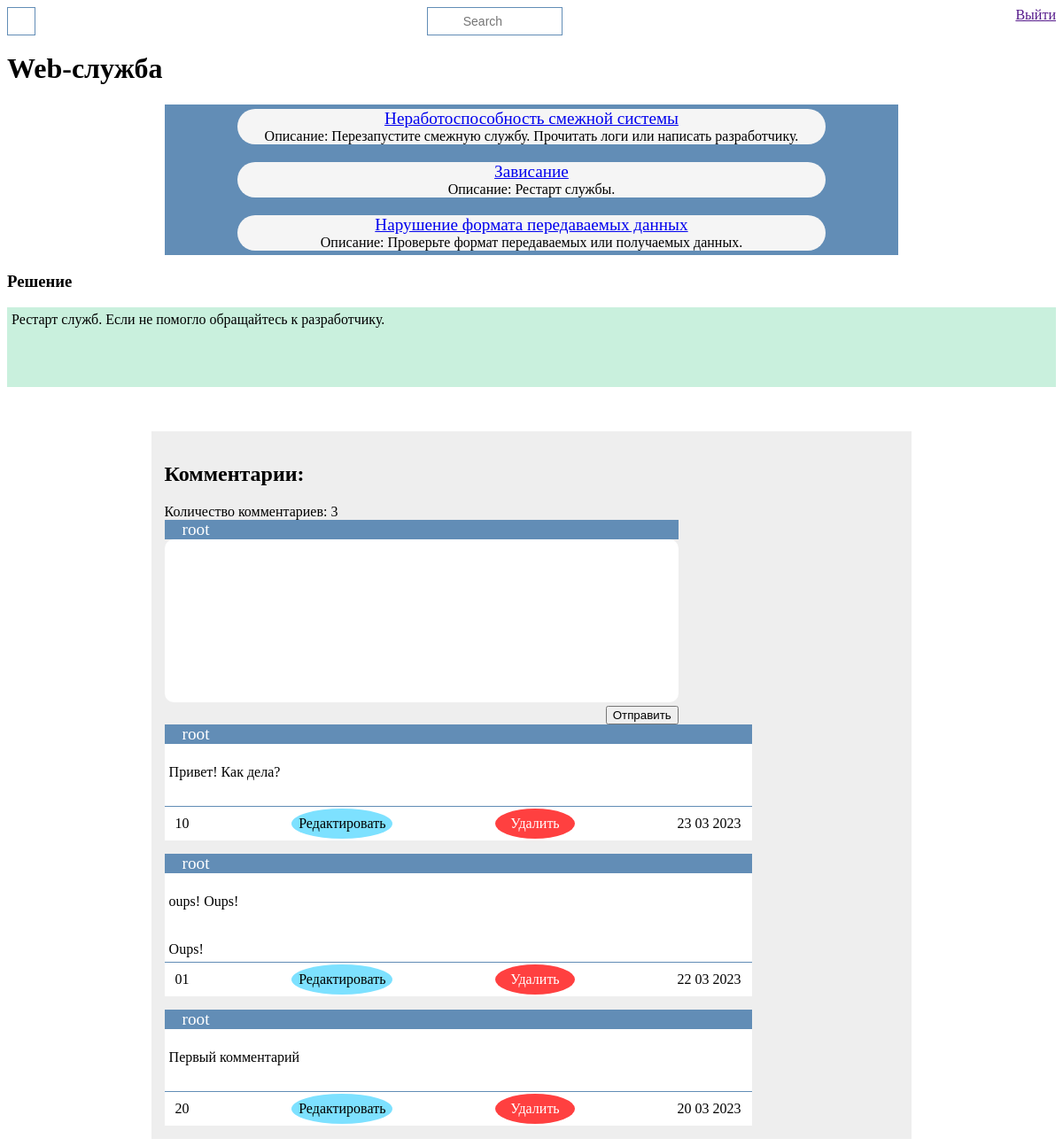
/problem/1 (signed in), run on the app's committed database.
### problem/models.py (models this page shows, shortened)
class Problem(models.Model):
    name        = models.CharField(max_length=100)
    description = models.CharField(max_length=150, blank=True)
    solution    = models.TextField(blank=True)
    comments    = GenericRelation("Comment")

class Symptom(models.Model):
    name        = models.CharField(max_length=100)
    description = models.TextField(blank=True)
    problem     = models.ForeignKey(Problem, on_delete=models.CASCADE)
    comments    = GenericRelation('Comment')
    def get_absolute_url(self):
        return reverse("symptom_detail", kwargs={"pk": self.pk})

class Comment(MPTTModel):
    parent = TreeForeignKey('self', blank=True, null=True, verbose_name="Родительская категория", related_name="children", on_delete=models.CASCADE, editable=False)
    user = models.ForeignKey(User, blank=True, null=True, on_delete=models.CASCADE, verbose_name="Пользователь")
    body = models.TextField(verbose_name="Комментарий")
    like = models.IntegerField(default=0, verbose_name="like")
    dislike = models.IntegerField(default=0, verbose_name="dislike")
    user_like = models.ManyToManyField(User, verbose_name="Кто поставил лайк", related_name="users_like", blank=True)
    user_dislike = models.ManyToManyField(User, verbose_name="Кто поставил дизлайк", related_name="users_dislike", blank=True)
    count_comment = models.IntegerField(default=0, verbose_name="Количество комментариев")
    is_active = models.BooleanField(default=False, verbose_name="Модерация")
    created = models.DateTimeField(auto_now_add=True, verbose_name="Создан")
    updated = models.DateTimeField(auto_now=True, verbose_name="Обновлен")
    content_type = models.ForeignKey(ContentType, on_delete=models.CASCADE)
    object_id = models.PositiveIntegerField()
    content_object = GenericForeignKey("content_type", "object_id")
    class Meta:
        verbose_name = "Комментарий"
        verbose_name_plural = "Коментарии"
        ordering = ["-created"]

### problem/views.py (the view)
# urls.py: path('problem/<slug:pk>', views.ProblemDetailView.as_view(), name="problem_detail"),
class ProblemDetailView(generic.DetailView):
    model = Problem

### problem/templatetags/forms.py
class CommentForm(forms.ModelForm):
    class Meta:
        model = Comment
        fields = ("body",)
        labels = {
            "body": ""
        }

### problem/templatetags/comments.py (called while the page is built)
@register.inclusion_tag(filename="add_comment.html")
def add_comment(obj, request):
    form_initial = {"content_type": ContentType.objects.get_for_model(obj), "object_id": obj.pk}
    comments = obj.comments.filter(is_active=True).order_by("-created")
    all_coments = comments.count()
    paginator = Paginator(comments, 5)
    page = request.GET.get('page')
    comments = paginator.get_page(page)
    form = CommentForm(initial=form_initial)
    return {
        "comments": comments,
        "all_comment": all_coments,
        "request": request,
        "form": form,
        "obj": obj,
        "content_type": ContentType.objects.get_for_model(obj),
    }

### problem/templates/problem/problem_detail.html
{% extends 'base_generic.html' %}
{% block content %}
    <h1> {{ problem.name }}</h1>
    <div class="symptoms-container">
        {% for symptom in problem.symptom_set.all %}
        <div class="symptom">
            <div class="symptom-name">
                <a href="{{ symptom.get_absolute_url }}">{{ symptom.name }}</a>
            </div>
            <div class="symptom-description">
                Описание: {{ symptom.description }}
            </div>
        </div>
        {% endfor %}
    </div>
    <h3> Решение </h3>
    <div class="problem-solution">
        {{ problem.solution }}
    </div>
{% endblock content %}
{% block comment %}
    {% load comments %}
    {% add_comment problem request %}
{% endblock comment %}

### problem/templates/add_comment.html (shortened to what this page needs)
<div class="comment-tree">
    <h2 class="subtitle is-4">Комментарии:</h2>
    <span class="comment-count">Количество комментариев: {{ all_comment }}</span>
    {% if request.user.is_authenticated %}
        <form action="/add_comment" method="post" class="mb-6">
            <span class="username">{{ request.user }}</span>
            <div class="comment-text">
            {{ form }}
            </div>
            <div class="field">
                <div class="control">
                    <button class="button is-success">Отправить</button>
                </div>
            </div>
        </form>
    {% endif %}
    <div class="comment-container">
        {% for comment in comments %}
            <div class="comment">
                <span class="comment-author">{{ comment.user }}</span>
                <div class="comment-body">
                    {{ comment.body.strip }}
                </div>
                <div class="comment-footer">
                    <div class="ld-container" data-id="{{ comment.pk }}">
                        {% if request.user in comment.user_like.all %}
                            <span class="likes selected">{{ comment.like }} </span>
                        {% else %}
                        <span class="likes">{{ comment.like }} </span>
                        {% endif %}
                        {% if request.user in comment.user_dislike.all %}
                            <span class="dislikes selected">{{ comment.dislike }}</span>
                        {% else %}
                            <span class="dislikes">{{ comment.dislike }}</span>
                        {% endif %}
                    </div>
                    {% if request.user == comment.user or request.user.admin %}
                        <span class="comment-edit">Редактировать</span>
                        <span class="comment-delete">Удалить</span>
                    {% endif %}
                    <span class="comment-date">
                        {{ comment.created|date:"d m Y" }}
                    </span>
                </div>
            </div>
        {% endfor %}
    </div>
</div>

### problem/static/css/style.css (style rules this page uses)
:root { --main-container-bg-color: #eee; --main-border-color: #628DB6; --main-solution-color: #c9f0dd; --main-card-bg-color: whitesmoke; --hover-color: rgb(175, 175, 175); --comment-color: rgb(125, 225, 255); --comment-color-hover: rgb(79, 209, 248); --dangerous-color: #FF4040; }
.problem-solution { background-color: var(--main-solution-color); min-height: 80px; padding: 5px; }
.symptoms-container { background-color: var(--main-border-color); width: 70%; margin: auto; display: flex; flex-direction: column; gap: 10px; justify-content: center; align-items: center; }
.symptom { background-color: var(--main-card-bg-color); margin: 5px; display: flex; width: 80%; flex-direction: column; align-items: center; border-radius: 20px; }
.symptom-name { font-size: larger; }
.comment-tree { display: flex; width: 70%; margin: auto; margin-top: 50px; padding: 15px; background-color: var(--main-container-bg-color); justify-content: center; flex-direction: column; }
.mb-6 { display: flex; flex-direction: column; width: 70%; justify-content: center; }
.username, .comment-author { padding-left: 20px; background-color: var(--main-border-color); color: white; font-size: larger; }
#id_body { width: 100%; box-sizing: border-box; min-height: 60px; resize: none; word-wrap: break-word; overflow: hidden; border: none; font-size: 16px; border-radius: 10px; }
.control { display: flex; justify-content: flex-end; }
.comment-container { display: flex; flex-direction: column; gap: 15px; }
.comment { display: flex; justify-content: center; flex-direction: column; width: 80%; }
.comment-body { min-height: 60px; padding: 5px; background-color: white; border-bottom:1px solid var(--main-border-color); white-space: pre-line; }
.comment-footer { display: flex; min-height: 20px; padding-left: 10px; padding-right: 10px; justify-content: space-between; background-color: white; }
.comment-footer > * { display: flex; justify-content: center; align-items: center; margin: 2px; }
.likes, .dislikes { cursor: pointer; }
.likes::before { content: url('https://api.iconify.design/uiw/like-o.svg'); }
.likes.selected::before { content: url('https://api.iconify.design/uiw/like-o.svg?color=green'); }
.dislikes::before { content: url('https://api.iconify.design/uiw/dislike-o.svg'); }
.dislikes.selected::before { content: url('https://api.iconify.design/uiw/dislike-o.svg?color=red'); }
.comment-edit { cursor: pointer; background-color: var(--comment-color); border-radius: 50%; padding: 8px; text-align: center; }
.comment-delete { cursor: pointer; background-color: var(--dangerous-color); color: white; width: 80px; border-radius: 50%; padding-left: 5px; padding-right: 5px; }

### data on the page
Problem: name "Web-служба", solution "Рестарт служб. Если не помогло обращайтесь к разработчику."
Symptom: name "Неработоспособность смежной системы", description "Перезапустите смежную службу. Прочитать логи или написать разработчику."
Symptom: name "Зависание", description "Рестарт службы."
Symptom: name "Нарушение формата передаваемых данных", description "Проверьте формат передаваемых или получаемых данных."
Comment: user "root", body.strip "Привет! Как дела?", like "1", dislike "0", shows "Редактировать", created "23 03 2023"
Comment: user "root", body.strip "oups! Oups! Oups!", like "0", dislike "1", shows "Редактировать", created "22 03 2023"
Comment: user "root", body.strip "Первый комментарий", like "2", dislike "0", shows "Редактировать", created "20 03 2023"

### other printed values
{{ all_comment }} "3"
{{ request.user }} "root"
